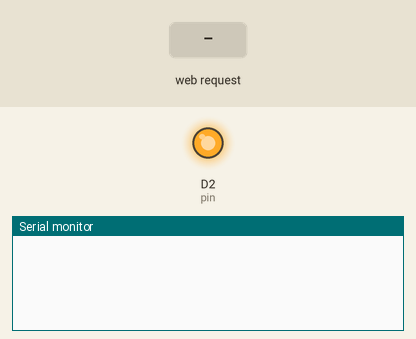
Bench run of a sketch on a simulated ESP8266 (NodeMCU). Parts: output pins drawn as LEDs (lit = HIGH), the last lines printed to the serial monitor. Inputs (shaded band) come from the test bench. WiFi joins after 1.5 s; servers stay silent unless stated.

Above: at 2.7 s.
2.8 s: HTTP request GET /on received
At 4.0 s:
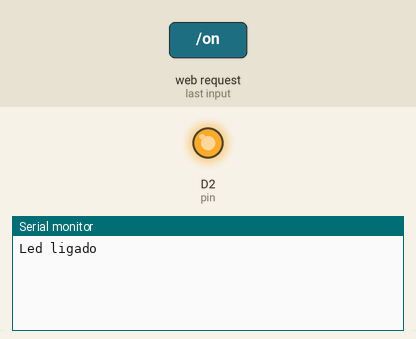
4.3 s: HTTP request GET /off received
At 5.3 s:
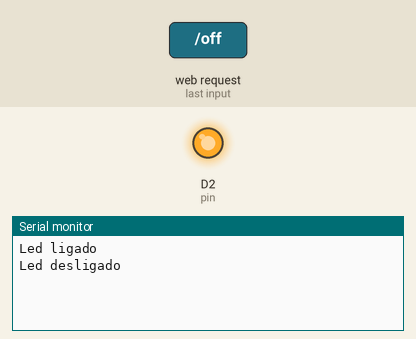

The sketch:

webserver_nodemcu.ino
```cpp
#include <Ethernet.h>
#include <ESP8266WiFi.h>
#include <WiFiUdp.h>

//Nome da sua rede Wifi
const char* ssid = "NomeDaRedeWIFI";
//Senha da rede
const char* password = "senhaDaRedeWIFI";
//IP do ESP (para voce acessar pelo browser)
IPAddress ip(10, 2, 10, 234); //Gateway Padrão. Esse será o valor que vai ser digitado no browser
//IP do roteador da sua rede wifi
IPAddress gateway(10, 2, 10, 62); //Endereço IPv4
//Mascara de rede da sua rede wifi
IPAddress subnet(255, 255, 255, 0); //Máscara de Sub-Rede
//Criando o servidor web na porta 80
WiFiServer server(80);
//Pino do NodeMCU que estara conectado ao LED
const int pin = D2;

void setup() {
  //Preparando o pino, que esta lidgado ao rele
  pinMode(pin, OUTPUT);
  //Isso definirá se a saída começará em HIGH ou LOW quando o sistema for iniciado
  digitalWrite(pin, HIGH);
  //Conectando a rede Wifi
  WiFi.config(ip, gateway, subnet);
  WiFi.begin(ssid, password);

  //Verificando se esta conectado,
  //caso contrario, espera um pouco e verifica de novo.
  while (WiFi.status() != WL_CONNECTED) {
    delay(500);
  }
  //Iniciando o servidor Web
  server.begin();
}

void loop() {
  //Verificando se o servidor esta pronto
  WiFiClient client = server.available();
  if (!client) {
    return;
  }
  //Verificando se o servidor recebeu alguma requisicao
  while (!client.available()) {
    delay(500);
  }
  //Obtendo a requisicao vinda do browser
  String req = client.readStringUntil('\r');
  client.flush();
  //Iniciando o buffer que ira conter a pagina HTML que sera enviada para o browser
  String buf = "";
  buf += "<!DOCTYPE HTML>\r\n<html>\r\n";
  buf += "<head> ";
  buf += "</head> ";
  buf += "<body> ";
  buf += "Controle de Led";
  buf += "</br>";
  buf += "<a href='?ledState=on'>Ligar</a> ";
  buf += "<a href='?ledState=off'>Desligar</a> ";
  buf += "</body> ";
  buf += "</html> ";
  //Enviando para o browser a 'pagina' criada.
  client.print(buf);
  client.flush();
  //Analisando a requisicao recebida para decidir se liga ou desliga a lampada
  if (req.indexOf("on") != -1) {
    Serial.println("Led ligado");
//    digitalWrite(pin, HIGH);
  } else if (req.indexOf("off") != -1) {
    Serial.println("Led desligado");
//    digitalWrite(pin, LOW);
  } else {
    //Requisicao invalida!
    client.stop();
  }
}
```

Ultrasonic.cpp
```cpp
// (licence header left out)
#include "Arduino.h"
#include "Ultrasonic.h"

HC_SR04::HC_SR04(uint8_t pintrigger, uint8_t pinecho)
{
	pinMode(pintrigger,OUTPUT);
	pinMode(pinecho,INPUT);
	_pintrigger = pintrigger;
	_pinecho = pinecho;

}

uint16_t HC_SR04::distance()
{
	digitalWrite(_pintrigger,LOW);
	delayMicroseconds(2);
	digitalWrite(_pintrigger,HIGH);
	delayMicroseconds(10);
	digitalWrite(_pintrigger,LOW);

 	return pulseIn(_pinecho,HIGH)/59;
}
```

Ultrasonic.h
```cpp
#ifndef Ultrasonic_h
#define Ultrasonic_h

/*
RoboCore Ultrasonic sensor Library
		(v1.0 - 30/03/2017)

  Ultrasonic sensor functions for Arduino
    (tested with Arduino 1.6.5)

  Copyright 2017 RoboCore (Hallszombie) ( http://www.RoboCore.net )

  ------------------------------------------------------------------------------
  This program is free software: you can redistribute it and/or modify
  it under the terms of the GNU Lesser General Public License as published by
  the Free Software Foundation, either version 3 of the License, or
  (at your option) any later version.

  This program is distributed in the hope that it will be useful,
  but WITHOUT ANY WARRANTY; without even the implied warranty of
  MERCHANTABILITY or FITNESS FOR A PARTICULAR PURPOSE.  See the
  GNU Lesser General Public License for more details.

  You should have received a copy of the GNU Lesser General Public License
  along with this program.  If not, see <http://www.gnu.org/licenses/>.
  ------------------------------------------------------------------------------
*/

#include "Arduino.h"

class HC_SR04
{
	public:
		HC_SR04(uint8_t pintrigger, uint8_t pinecho);
		uint16_t distance();
	private:
		uint8_t _pintrigger;
		uint8_t	_pinecho;

};

#endif
```

Measured:
- after the input at 2.8 s, the serial monitor: prints a new line at once (image 1)
- after the input at 4.3 s, the serial monitor: prints a new line at once (image 2)
